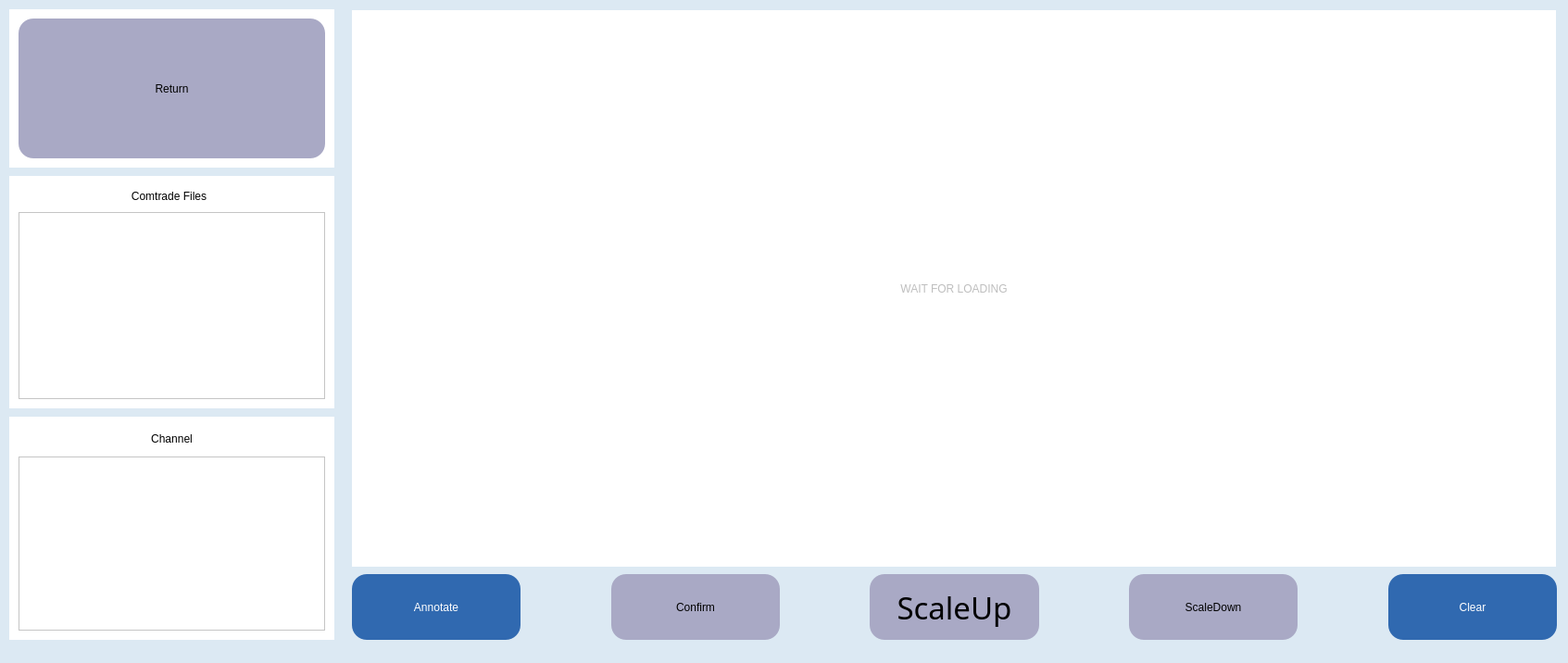
<?xml version="1.0" encoding="UTF-8"?>
<ui version="4.0">
 <class>main</class>
 <widget class="QMainWindow" name="main">
  <property name="geometry">
   <rect>
    <x>0</x>
    <y>0</y>
    <width>1693</width>
    <height>716</height>
   </rect>
  </property>
  <property name="sizePolicy">
   <sizepolicy hsizetype="Expanding" vsizetype="Preferred">
    <horstretch>0</horstretch>
    <verstretch>0</verstretch>
   </sizepolicy>
  </property>
  <property name="windowTitle">
   <string>CabrSIG</string>
  </property>
  <property name="layoutDirection">
   <enum>Qt::LeftToRight</enum>
  </property>
  <property name="styleSheet">
   <string notr="true">background-color: rgb(220, 233, 243);</string>
  </property>
  <widget class="QWidget" name="centralwidget">
   <property name="styleSheet">
    <string notr="true"/>
   </property>
   <widget class="QLabel" name="label_located">
    <property name="geometry">
     <rect>
      <x>380</x>
      <y>11</y>
      <width>1300</width>
      <height>601</height>
     </rect>
    </property>
    <property name="autoFillBackground">
     <bool>false</bool>
    </property>
    <property name="styleSheet">
     <string notr="true">background-color: rgb(255, 255, 255);
color: rgb(190, 190, 190);
font: 48pt &quot;Bahnschrift Condensed&quot;;</string>
    </property>
    <property name="text">
     <string>WAIT FOR LOADING</string>
    </property>
    <property name="alignment">
     <set>Qt::AlignCenter</set>
    </property>
   </widget>
   <widget class="QWidget" name="widget_3" native="true">
    <property name="geometry">
     <rect>
      <x>10</x>
      <y>450</y>
      <width>351</width>
      <height>241</height>
     </rect>
    </property>
    <property name="styleSheet">
     <string notr="true">background-color: rgb(255, 255, 255);</string>
    </property>
    <widget class="QWidget" name="layoutWidget">
     <property name="geometry">
      <rect>
       <x>10</x>
       <y>10</y>
       <width>331</width>
       <height>221</height>
      </rect>
     </property>
     <layout class="QGridLayout" name="gridLayout_6">
      <item row="0" column="0">
       <widget class="QLabel" name="label_name_cfg_4">
        <property name="sizePolicy">
         <sizepolicy hsizetype="Expanding" vsizetype="Expanding">
          <horstretch>0</horstretch>
          <verstretch>2</verstretch>
         </sizepolicy>
        </property>
        <property name="styleSheet">
         <string notr="true">font: 15pt &quot;Bahnschrift Condensed&quot;;</string>
        </property>
        <property name="text">
         <string>Channel</string>
        </property>
        <property name="alignment">
         <set>Qt::AlignCenter</set>
        </property>
       </widget>
      </item>
      <item row="1" column="0">
       <widget class="QListWidget" name="lw_channel">
        <property name="sizePolicy">
         <sizepolicy hsizetype="Expanding" vsizetype="Expanding">
          <horstretch>0</horstretch>
          <verstretch>14</verstretch>
         </sizepolicy>
        </property>
        <property name="styleSheet">
         <string notr="true">QListWidget {border:none;};
font: 16pt 'Bahnschrift Condensed';
    </string>
        </property>
       </widget>
      </item>
     </layout>
    </widget>
   </widget>
   <widget class="QWidget" name="widget_4" native="true">
    <property name="geometry">
     <rect>
      <x>10</x>
      <y>190</y>
      <width>351</width>
      <height>251</height>
     </rect>
    </property>
    <property name="styleSheet">
     <string notr="true">background-color: rgb(255, 255, 255);</string>
    </property>
    <widget class="QWidget" name="layoutWidget">
     <property name="geometry">
      <rect>
       <x>10</x>
       <y>10</y>
       <width>331</width>
       <height>231</height>
      </rect>
     </property>
     <layout class="QGridLayout" name="gridLayout_7">
      <item row="0" column="0">
       <widget class="QLabel" name="label_name_cfg_5">
        <property name="sizePolicy">
         <sizepolicy hsizetype="Expanding" vsizetype="Expanding">
          <horstretch>0</horstretch>
          <verstretch>2</verstretch>
         </sizepolicy>
        </property>
        <property name="styleSheet">
         <string notr="true">font: 15pt &quot;Bahnschrift Condensed&quot;;</string>
        </property>
        <property name="text">
         <string>Comtrade Files</string>
        </property>
        <property name="alignment">
         <set>Qt::AlignCenter</set>
        </property>
       </widget>
      </item>
      <item row="1" column="0" colspan="2">
       <widget class="QListWidget" name="lw_comtrade">
        <property name="sizePolicy">
         <sizepolicy hsizetype="Expanding" vsizetype="Expanding">
          <horstretch>0</horstretch>
          <verstretch>18</verstretch>
         </sizepolicy>
        </property>
        <property name="styleSheet">
         <string notr="true">QListWidget {border:none;};
font: 20pt 'Bahnschrift Condensed';
    </string>
        </property>
       </widget>
      </item>
     </layout>
    </widget>
   </widget>
   <widget class="QWidget" name="layoutWidget">
    <property name="geometry">
     <rect>
      <x>380</x>
      <y>620</y>
      <width>1301</width>
      <height>71</height>
     </rect>
    </property>
    <layout class="QGridLayout" name="gridLayout" columnstretch="2,1,2,1,2,1,2,1,2">
     <property name="sizeConstraint">
      <enum>QLayout::SetNoConstraint</enum>
     </property>
     <item row="0" column="4">
      <widget class="QPushButton" name="button_scale_up">
       <property name="sizePolicy">
        <sizepolicy hsizetype="Expanding" vsizetype="Expanding">
         <horstretch>0</horstretch>
         <verstretch>0</verstretch>
        </sizepolicy>
       </property>
       <property name="font">
        <font>
         <family>Bahnschrift Condensed</family>
         <pointsize>25</pointsize>
         <weight>50</weight>
         <italic>false</italic>
         <bold>false</bold>
        </font>
       </property>
       <property name="styleSheet">
        <string notr="true">color: rgb(0, 0, 0);
background-color: rgb(169, 169, 197);border-radius: 16px;
font: 25pt &quot;Bahnschrift Condensed&quot;;</string>
       </property>
       <property name="text">
        <string>ScaleUp</string>
       </property>
      </widget>
     </item>
     <item row="0" column="2">
      <widget class="QPushButton" name="button_confirm">
       <property name="sizePolicy">
        <sizepolicy hsizetype="Expanding" vsizetype="Expanding">
         <horstretch>0</horstretch>
         <verstretch>0</verstretch>
        </sizepolicy>
       </property>
       <property name="styleSheet">
        <string notr="true">color: rgb(0, 0, 0);
font: 25pt &quot;Bahnschrift Condensed&quot;;
background-color: rgb(169, 169, 197);border-radius: 16px;</string>
       </property>
       <property name="text">
        <string>Confirm</string>
       </property>
      </widget>
     </item>
     <item row="0" column="0">
      <widget class="QPushButton" name="button_annotate">
       <property name="sizePolicy">
        <sizepolicy hsizetype="Expanding" vsizetype="Expanding">
         <horstretch>0</horstretch>
         <verstretch>0</verstretch>
        </sizepolicy>
       </property>
       <property name="styleSheet">
        <string notr="true">color: rgb(255, 255, 255);
font: 25pt &quot;Bahnschrift Condensed&quot;;
background-color: rgb(48, 105, 176);border-radius: 16px;</string>
       </property>
       <property name="text">
        <string>Annotate</string>
       </property>
      </widget>
     </item>
     <item row="0" column="1">
      <spacer name="horizontalSpacer_2">
       <property name="orientation">
        <enum>Qt::Horizontal</enum>
       </property>
       <property name="sizeHint" stdset="0">
        <size>
         <width>40</width>
         <height>20</height>
        </size>
       </property>
      </spacer>
     </item>
     <item row="0" column="8">
      <widget class="QPushButton" name="button_clear">
       <property name="sizePolicy">
        <sizepolicy hsizetype="Expanding" vsizetype="Expanding">
         <horstretch>0</horstretch>
         <verstretch>0</verstretch>
        </sizepolicy>
       </property>
       <property name="styleSheet">
        <string notr="true">color: rgb(255, 255, 255);
font: 25pt &quot;Bahnschrift Condensed&quot;;
background-color: rgb(48, 105, 176);border-radius: 16px;</string>
       </property>
       <property name="text">
        <string>Clear</string>
       </property>
      </widget>
     </item>
     <item row="0" column="7">
      <spacer name="horizontalSpacer_4">
       <property name="orientation">
        <enum>Qt::Horizontal</enum>
       </property>
       <property name="sizeHint" stdset="0">
        <size>
         <width>40</width>
         <height>20</height>
        </size>
       </property>
      </spacer>
     </item>
     <item row="0" column="3">
      <spacer name="horizontalSpacer_3">
       <property name="orientation">
        <enum>Qt::Horizontal</enum>
       </property>
       <property name="sizeHint" stdset="0">
        <size>
         <width>40</width>
         <height>20</height>
        </size>
       </property>
      </spacer>
     </item>
     <item row="0" column="6">
      <widget class="QPushButton" name="button_scale_down">
       <property name="sizePolicy">
        <sizepolicy hsizetype="Expanding" vsizetype="Expanding">
         <horstretch>0</horstretch>
         <verstretch>0</verstretch>
        </sizepolicy>
       </property>
       <property name="styleSheet">
        <string notr="true">color: rgb(0, 0, 0);
background-color: rgb(169, 169, 197);border-radius: 16px;
font: 25pt &quot;Bahnschrift Condensed&quot;;</string>
       </property>
       <property name="text">
        <string>ScaleDown</string>
       </property>
      </widget>
     </item>
     <item row="0" column="5">
      <spacer name="horizontalSpacer_5">
       <property name="orientation">
        <enum>Qt::Horizontal</enum>
       </property>
       <property name="sizeHint" stdset="0">
        <size>
         <width>40</width>
         <height>20</height>
        </size>
       </property>
      </spacer>
     </item>
    </layout>
   </widget>
   <widget class="QWidget" name="widget_6" native="true">
    <property name="geometry">
     <rect>
      <x>10</x>
      <y>10</y>
      <width>351</width>
      <height>171</height>
     </rect>
    </property>
    <property name="styleSheet">
     <string notr="true">background-color: rgb(255, 255, 255);</string>
    </property>
    <widget class="QWidget" name="layoutWidget_3">
     <property name="geometry">
      <rect>
       <x>10</x>
       <y>10</y>
       <width>331</width>
       <height>151</height>
      </rect>
     </property>
     <layout class="QGridLayout" name="gridLayout_9">
      <item row="0" column="0">
       <widget class="QPushButton" name="button_return">
        <property name="sizePolicy">
         <sizepolicy hsizetype="Expanding" vsizetype="Expanding">
          <horstretch>0</horstretch>
          <verstretch>0</verstretch>
         </sizepolicy>
        </property>
        <property name="styleSheet">
         <string notr="true">color: rgb(0, 0, 0);
font: 25pt &quot;Bahnschrift Condensed&quot;;
background-color: rgb(169, 169, 197);border-radius: 16px;</string>
        </property>
        <property name="text">
         <string>Return</string>
        </property>
       </widget>
      </item>
     </layout>
    </widget>
   </widget>
   <zorder>layoutWidget</zorder>
   <zorder>label_located</zorder>
   <zorder>widget_3</zorder>
   <zorder>widget_4</zorder>
   <zorder>widget_6</zorder>
  </widget>
  <widget class="QStatusBar" name="statusBar"/>
  <action name="actionAdd">
   <property name="text">
    <string>Edit</string>
   </property>
  </action>
  <action name="actionDel">
   <property name="text">
    <string>Del</string>
   </property>
  </action>
 </widget>
 <resources/>
 <connections/>
</ui>
